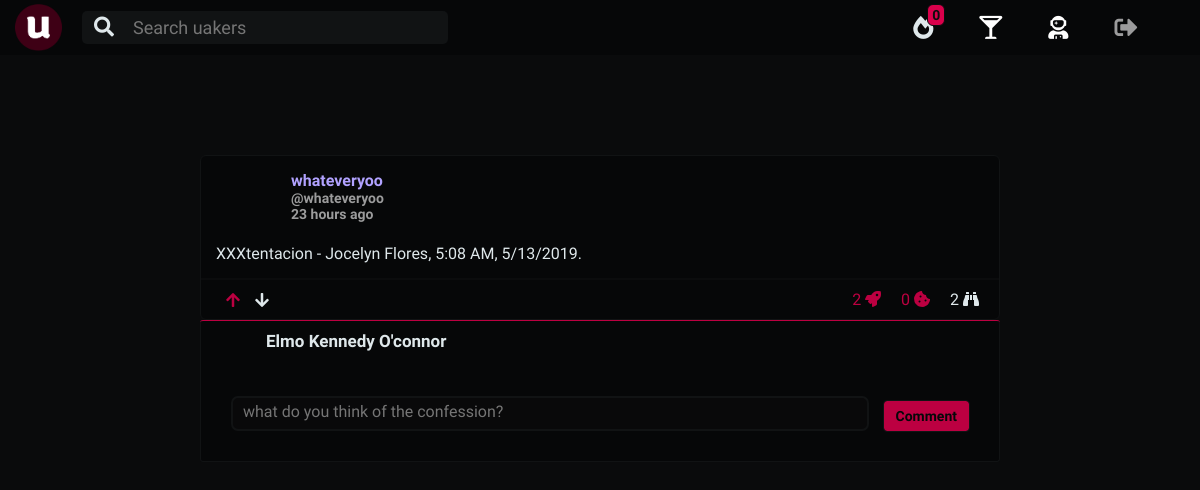
The app's page /confession/xxxtentacion-jocelyn-flores-508-am-5132019 (signed in) with its own data.
### home/models.py (models this page shows, shortened)
class Confessions(models.Model):
    confession_author       = models.ForeignKey(UserProfile, on_delete=models.CASCADE)
    confession_title        = models.CharField(max_length=100)
    confession_body         = models.TextField(blank=False, null=False)
    confession_upvotes      = models.ManyToManyField(UserProfile, related_name='confession_upvotes', blank=True)
    confession_downvotes    = models.ManyToManyField(UserProfile, related_name='confession_downvotes', blank=True)
    confession_upvotes_int  = models.IntegerField(default=0)
    confession_views        = models.IntegerField(default=0)
    date_created_at         = models.DateTimeField(auto_now_add=True)
    confession_updated_at   = models.DateTimeField(auto_now=True)
    confession_slug         = models.SlugField(blank=True, max_length=900)
    def save(self, *args, **kwargs):
        cbody = self.confession_body[:60]
        if not self.id:
            if Confessions.objects.filter(confession_slug=slugify(cbody)).exists():
                count = Confessions.objects.filter(confession_slug__startswith=slugify(cbody)).exclude(pk=self.id).count()
                self.confession_slug = slugify(cbody + str(count))
            else:
                self.confession_slug = slugify(cbody)
        super(Confessions, self).save(*args, **kwargs)

class UserProfile(AbstractUser):
    profile_nickname        = models.CharField(max_length=35)
    profile_year            = models.CharField(max_length=2, choices=YCHOICES)
    profile_sex             = models.CharField(max_length=1, choices=SCHOICES)
    profile_image           = models.CharField(max_length=700, blank=True)
    profile_slug            = models.SlugField(blank=True, max_length=900, unique=True)
    profile_song            = models.CharField(max_length=300, blank=True, null=True)
    def __init__(self, *args, **kwargs):
        self._meta.get_field(
            'username'
        ).validators[0] = CustomUsernameValidator()
        super().__init__(*args, **kwargs)

### home/views.py (the view, shortened to what this page needs)
# urls.py: path('confession/<str:confession_slug>', views.confession_view, name='confession_view'),
def confession_view(request, confession_slug):
    cookieset = 'viewed_confession' + confession_slug
    unique_confession = Confessions.objects.get(confession_slug=confession_slug)
    all_confession_comments = ConfessionComment.objects.filter(comment_confession=unique_confession).order_by('-comment_upvotes_int')[:50]
    redirect_next_page = request.POST.get('next_page', '/')
    if request.method == 'GET':
        co_form = ConfessionCommentForm()
    if cookieset in request.COOKIES:
        if request.COOKIES[cookieset] == 'yes':
            pass
        else:
            unique_confession.confession_views += 1;
            unique_confession.save()
    else:
        unique_confession.confession_views += 1;
        unique_confession.save()
    context = {
        'cons': unique_confession,
        'all_confession_comments': all_confession_comments,
        'co_form': co_form,
    }
    response = render(request, 'home/confession_view.html', context)
    response.set_cookie(cookieset, 'yes')
    return response

### home/forms.py
class ConfessionCommentForm(forms.ModelForm):
    comment_body = forms.CharField(max_length=10000, required=True, widget=forms.Textarea(attrs={'placeholder': 'what do you think of the confession?', 'onfocus': 'this.placeholder=""', 'onblur': 'this.placeholder="what do you think of the confession?"'}))
    class Meta:
        model = ConfessionComment
        fields = ('comment_body',)

### notifications/templatetags/main_notification_tags.py (called while the page is built)
@register.simple_tag()
def get_notification_number(user):
    return Notification.objects.filter(notification_rec=user, notification_read=False).count()

@register.simple_tag()
def get_notification_list(user):
    notifications = Notification.objects.filter(notification_rec=user).order_by('-id')[:5]
    return notifications

### uprofile/templatetags/follow_numbers.py (called while the page is built)
@register.filter(name='rec_followed_by')
def rec_followed_by(follow_user):
    return FollowProfile.objects.filter(follow_rec=follow_user).count()

@register.filter(name='rec_following')
def rec_following(follow_user):
    return FollowProfile.objects.filter(follow_init=follow_user).count()

### uprofile/templatetags/main_external_filters.py (called while the page is built)
@register.filter(name='m_or_f_color')
def m_or_f_color(user_profile):
    morf = False
    if user_profile.profile_sex is 'M':
        morf = 'lmi-m'
    elif user_profile.profile_sex is 'F':
        morf = 'lmi-f'
    else:
        morf = ''
    return morf

### home/templates/home/confession_view.html (shortened to what this page needs)
{% extends 'base.html' %}
{% load static %}
{% block css %}
  <link rel="stylesheet" href="{% static 'common_views.css' %}">
  <link rel="stylesheet" href="{% static 'home/css/confession_view.css' %}">
  <link rel="stylesheet" href="{% static 'home/css/confession_view900.css' %}" media="screen and (min-width: 0px) and (max-width: 900px)">
{% endblock %}
{% block body %}
  <div class="rest-div">
    <div class="rest-co">
      {% include 'home/confession_box.html' %}
      <div class="co-comments">
        {% if request.user.is_authenticated %}
        {% include 'home/confession_view_comment_post.html' %}
        {% endif %}
      </div>
    </div>
  </div>
{% endblock %}

### home/templates/home/confession_box.html (shortened to what this page needs)
{% load main_external_filters %}
{% load humanize %}
<div class="confession_box confession_profile">
  <div class="co-main">
    <div class="co-up">
      <div class="co_photo_meta_div">
        <a href="{% url 'uprofile:profile_view' cons.confession_author.profile_slug %}" class="co_photo" style="background-image: url({{ cons.confession_author.profile_image }})"></a>
        <div class="co-aut-year">
          <a href="{% url 'uprofile:profile_view' cons.confession_author.profile_slug %}" class="co-aut {{cons.confession_author|m_or_f_color}}"><pre>{{ cons.confession_author.profile_nickname }}</pre></a>
          <span class="co-year">@{{ cons.confession_author.username }}</span>
          <span class="co-year">{{ cons.date_created_at|naturaltime }}</span>
        </div>
      </div>
    </div>
    <a href="{% url 'home:confession_view' cons.confession_slug %}">
      <div class="co-down-text">
        {{ cons.confession_body|linebreaks|truncatewords:60 }}
      </div>
    </a>
  </div>
  <div class="co-rank">
    <div class="co-upd-div">
      <a class="co-upd co-upd-upvote co-anchor" href="{% url 'home:upvote_view' 'confession' cons.confession_slug %}">
        <i class="fas fa-arrow-up co-upd-i co-i-upvote co-upvote-downvote-gylph {% if request.user in cons.confession_upvotes.all %} co-upd-i-active {% endif %}"></i>
      </a>
      <a class="co-upd co-upd-downvote co-anchor" href="{% url 'home:downvote_view' 'confession' cons.confession_slug %}">
        <i class="fas fa-arrow-down co-upd-i co-i-downvote co-upvote-downvote-gylph {% if request.user in cons.confession_downvotes.all %} co-upd-i-active {% endif %}"></i>
      </a>
    </div>
    <div class="co-upd-info co-numbers">
      <p class="co-upd-iu co-upvote-par">
        <span data-title="{% for uuser in cons.confession_upvotes.all %}{{ uuser.username }}, {% endfor %}" class="co-emp co-upvote-digit">{{ cons.confession_upvotes_int }}</span>
        <i class="fas fa-rocket co-co-color" data-title="upvotes"></i>
      </p>
      <div class="co-upd-comments">
        <span class="co-co-color">
          {{ cons.confessioncomment_set.count }}
        </span>
        <i class="fas fa-cookie-bite co-co-color" data-title="comments"></i>
      </div>
      <p class="co-upd-iv">
        <span>{{ cons.confession_views }}</span>
        <i class="fas fa-binoculars" data-title="views"></i>
      </p>
    </div>
  </div>
</div>

### home/templates/home/confession_view_comment_post.html (shortened to what this page needs)
<div class="comment-main">
  <div class="comment-up">
    <div class="comment-photo-div">
      <div class="comment-photo" style="background-image: url({{ request.user.profile_image }})"></div>
    </div>
    <div class="comment-up-text">
      <p class="comment-up-nickname">
        {{ request.user.profile_nickname }}
      </p>
    </div>
  </div>
  <div class="comment-down">
    <div class="comment-body-post">
      <form class="comment-form" action="" method="post">
        {{ co_form.comment_body }}
        <button class="comment-sub-btn" type="submit">Comment</button>
      </form>
    </div>
  </div>
</div>

### home/static/base.css (style rules this page uses)
* { margin: 0; padding: 0; font-family: 'Oxygen', sans-serif; font-size: 16px; transition: all 0.2s ease-in-out; text-decoration: none; box-sizing: border-box; }
:root { --main-highlight-color: #ff0058; --main-highlight-color: #bc0041; --darker-highlight-color: #D9004B; --opaque-highlight-color: rgba(255, 0, 88, 0.6); --secondary-highlight-color: #ff4021; --main-background-color: #0B0C0D; --opaque-main-background-color: rgba(11, 12, 13, 0.8); --darker-background-color: #060708; --upto-darker-background-color: #09090A; --lighter-background-color: #111314; --main-text-color: #fefefe; --soothed-text-color: #DFE8EB; --opaque-text-color: rgba(255, 255, 255, 0.6); --female-main-color: #FF71A5; --male-main-color: #B1A2FF; --qa-main-color: #004A99; --confession-main-color: #08A6A4; --warning-main-color: #990016; }
body { background-color: var(--main-background-color); padding-top: 55px; }
a, a:link, a:visited, a:hover { text-decoration: none; }
textarea { resize: none; }
[data-title]:after { content: attr(data-title); color: var(--soothed-text-color); padding: 5px 12px; background-color: var(--darker-background-color); border: 1px solid var(--lighter-background-color); position: absolute; bottom: 20px; right: -15px; opacity: 0; z-index: 99999; visibility: hidden; font-family: 'Oxygen', sans-serif; font-weight: 400; font-size: 16px; border-radius: 3px; }
[data-title] { position: relative; }
.lmi-m { color: var(--male-main-color); }

### home/static/common_views.css (style rules this page uses)
.confession_box { width: 495px; box-sizing: border-box; background-color: var(--darker-background-color); border: 1px solid var(--lighter-background-color); margin-bottom: 10px; display: flex; flex-direction: column; justify-content: space-between; border-radius: 6px; position: relative; }
.co-main { height: 100%; }
.confession_box:nth-child(odd) { margin-right: 10px; }
.co-up { display: block; width: 100%; box-sizing: border-box; padding: 15px 15px 6px 15px; }
.co_photo_meta_div { display: flex; flex-direction: row; position: relative; }
.co_photo { height: 60px; width: 60px; background-size: cover; background-position: center; border-radius: 30px; }
.co-aut-year { display: flex; flex-direction: column; color: var(--soothed-text-color); padding-left: 15px; }
.co-aut { font-size: 16px; font-weight: 700; transition: all 0.1s ease-in-out; }
.co-year { font-size: 14px; color: var(--opaque-text-color); font-weight: 700; }
.co-down-text { padding: 0 15px 15px 15px; color: var(--soothed-text-color); word-wrap: normal; overflow: hidden; overflow-wrap: break-word; -ms-hyphens: auto; -moz-hyphens: auto; -webkit-hyphens: auto; hyphens: auto; }
.co-rank { border-top: 2px solid var(--main-background-color); display: flex; justify-content: space-between; padding: 10px 20px 10px 20px; }
.co-upd-div { margin-left: 5px; display: flex; justify-content: center; align-items: center; }
.co-upd { margin-right: 15px; }
.co-upd-i { color: var(--soothed-text-color); transition: all 0.2s ease-in-out; }
.co-upd-i { color: var(--soothed-text-color); display: flex; justify-content: center; align-items: center; }
.co-upd-i-active { color: var(--main-highlight-color); }
.co-upd-info { display: flex; justify-content: center; align-items: center; color: var(--soothed-text-color); }
.co-upd-iu { margin-right: 20px; font-size: 16px; cursor: pointer; }
.co-upd-iv { font-size: 16px; }
.co-emp { color: var(--main-highlight-color); }
.co-upd-comments { margin-right: 20px; }
.co-co-color { color: var(--main-highlight-color); }
.lmi-m { color: var(--male-main-color); border-color: var(--male-main-color); }

### home/static/base850.css (style rules this page uses)
body { padding: 0px; }

### home/static/home/css/confession_view900.css (style rules this page uses)
.co-up { position: relative; }
.rest-div { box-sizing: border-box; padding: 0px; padding: 15px; }
.co-rank { flex-direction: column; justify-content: center; align-items: center; }
.co-upd { display: flex; justify-content: space-between; margin: 0 10px; }
.co-upd-i, .co-upd-iu { margin: 0px; }
.co-upd-iu { margin: 0 10px; }
.co-vote, .co-upd-info, .co-comment-announcer { margin: 0px; width: 100%; display: flex; justify-content: center; padding: 5px 0; border-top: 1px solid var(--main-background-color); }
.co-rank { padding: 0px; }

### records on screen
Confessions: confession_author.profile_nickname "whateveryoo", confession_author.username "whateveryoo", date_created_at "23 hours ago", confession_body "XXXtentacion - Jocelyn Flores, 5:08 AM, 5/13/2019.", confession_upvotes_int "2", confessioncomment_set.count "0", confession_views "2"
UserProfile: user.profile_nickname "Elmo Kennedy O'connor"

### other values on screen
{{ the_notification_number }} "0"
